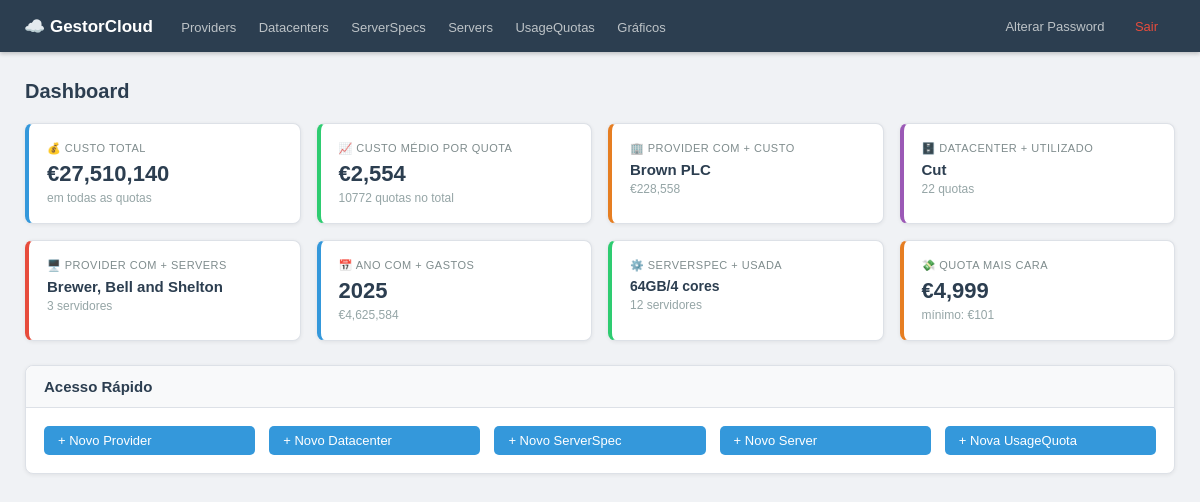
Page / (signed in) on the committed database.
### tables this page shows
CREATE TABLE "Provider" (
	"id"	INTEGER,
	"name"	TEXT,
	"creation_date"	TEXT,
	PRIMARY KEY("id")
);

CREATE TABLE "Datacenter" (
	"id"	INTEGER,
	"title"	TEXT,
	"category"	TEXT,
	PRIMARY KEY("id")
);

### app (1).py (the view)
@app.route('/')
def index():
    if not logged_in():
        return redirect(url_for('login'))
    con = sqlite3.connect(DB_PATH)
    cur = con.cursor()
    cur.execute("SELECT COALESCE(SUM(cost),0), COALESCE(AVG(cost),0), COUNT(*) FROM UsageQuota")
    total_cost, avg_cost, total_quotas = cur.fetchone()
    cur.execute("""SELECT p.name, SUM(u.cost) as t FROM UsageQuota u
                   JOIN Provider p ON u.provider_id=p.id
                   GROUP BY p.id ORDER BY t DESC LIMIT 1""")
    r = cur.fetchone()
    top_provider, top_provider_cost = (r[0], r[1]) if r else ('—', 0)
    cur.execute("""SELECT d.title, COUNT(*) as c FROM UsageQuota u
                   JOIN Datacenter d ON u.datacenter_id=d.id
                   GROUP BY d.id ORDER BY c DESC LIMIT 1""")
    r = cur.fetchone()
    top_dc, top_dc_count = (r[0], r[1]) if r else ('—', 0)
    cur.execute("""SELECT p.name, COUNT(*) as c FROM Server s
                   JOIN Provider p ON s.provider_id=p.id
                   GROUP BY p.id ORDER BY c DESC LIMIT 1""")
    r = cur.fetchone()
    top_server_provider, top_server_count = (r[0], r[1]) if r else ('—', 0)
    cur.execute("""SELECT substr(usage_date,1,4) as y, SUM(cost) as t
                   FROM UsageQuota GROUP BY y ORDER BY t DESC LIMIT 1""")
    r = cur.fetchone()
    top_year, top_year_cost = (r[0], r[1]) if r else ('—', 0)
    cur.execute("""SELECT ss.ram_gb || 'GB/' || ss.cpu_cores || ' cores', COUNT(*) as c
                   FROM Server s JOIN ServerSpec ss ON s.spec_id=ss.id
                   GROUP BY s.spec_id ORDER BY c DESC LIMIT 1""")
    r = cur.fetchone()
    top_spec, top_spec_count = (r[0], r[1]) if r else ('—', 0)
    cur.execute("SELECT COALESCE(MAX(cost),0), COALESCE(MIN(cost),0) FROM UsageQuota")
    max_cost, min_cost = cur.fetchone()
    con.close()
    stats = dict(total_cost=total_cost, avg_cost=avg_cost, total_quotas=total_quotas,
                 top_provider=top_provider, top_provider_cost=top_provider_cost,
                 top_dc=top_dc, top_dc_count=top_dc_count,
                 top_server_provider=top_server_provider, top_server_count=top_server_count,
                 top_year=top_year, top_year_cost=top_year_cost,
                 top_spec=top_spec, top_spec_count=top_spec_count,
                 max_cost=max_cost, min_cost=min_cost)
    return render_template('index.html', stats=stats)

### app (1).py (called while the page is built)
def logged_in():
    return session.get('user') is not None

### templates/index.html (shortened to what this page needs)
{% extends "base.html" %}
{% block content %}
<p class="page-title">Dashboard</p>
<div class="stats-grid">
  <div class="stat-card">
    <div class="stat-label">💰 Custo Total</div>
    <div class="stat-value">€{{ "{:,.0f}".format(stats.total_cost) }}</div>
    <div class="stat-sub">em todas as quotas</div>
  </div>
  <div class="stat-card green">
    <div class="stat-label">📈 Custo Médio por Quota</div>
    <div class="stat-value">€{{ "{:,.0f}".format(stats.avg_cost) }}</div>
    <div class="stat-sub">{{ stats.total_quotas }} quotas no total</div>
  </div>
  <div class="stat-card orange">
    <div class="stat-label">🏢 Provider com + Custo</div>
    <div class="stat-value" style="font-size:15px;">{{ stats.top_provider }}</div>
    <div class="stat-sub">€{{ "{:,.0f}".format(stats.top_provider_cost) }}</div>
  </div>
  <div class="stat-card purple">
    <div class="stat-label">🗄️ Datacenter + Utilizado</div>
    <div class="stat-value" style="font-size:15px;">{{ stats.top_dc }}</div>
    <div class="stat-sub">{{ stats.top_dc_count }} quotas</div>
  </div>
  <div class="stat-card red">
    <div class="stat-label">🖥️ Provider com + Servers</div>
    <div class="stat-value" style="font-size:15px;">{{ stats.top_server_provider }}</div>
    <div class="stat-sub">{{ stats.top_server_count }} servidores</div>
  </div>
  <div class="stat-card">
    <div class="stat-label">📅 Ano com + Gastos</div>
    <div class="stat-value">{{ stats.top_year }}</div>
    <div class="stat-sub">€{{ "{:,.0f}".format(stats.top_year_cost) }}</div>
  </div>
  <div class="stat-card green">
    <div class="stat-label">⚙️ ServerSpec + Usada</div>
    <div class="stat-value" style="font-size:14px;">{{ stats.top_spec }}</div>
    <div class="stat-sub">{{ stats.top_spec_count }} servidores</div>
  </div>
  <div class="stat-card orange">
    <div class="stat-label">💸 Quota Mais Cara</div>
    <div class="stat-value">€{{ "{:,.0f}".format(stats.max_cost) }}</div>
    <div class="stat-sub">mínimo: €{{ "{:,.0f}".format(stats.min_cost) }}</div>
  </div>
</div>
<div class="card">
  <div class="card-header"><h3>Acesso Rápido</h3></div>
  <div class="quick-access">
    <a href="{{ url_for('provider_new') }}" class="btn btn-primary">+ Novo Provider</a>
    <a href="{{ url_for('datacenter_new') }}" class="btn btn-primary">+ Novo Datacenter</a>
    <a href="{{ url_for('serverspec_new') }}" class="btn btn-primary">+ Novo ServerSpec</a>
    <a href="{{ url_for('server_new') }}" class="btn btn-primary">+ Novo Server</a>
    <a href="{{ url_for('usagequota_new') }}" class="btn btn-primary">+ Nova UsageQuota</a>
  </div>
</div>
{% endblock %}

### templates/base.html (shortened to what this page needs)
<!DOCTYPE html>
<html lang="pt">
<head>
  <link rel="stylesheet" href="{{ url_for('static', filename='css/style.css') }}">
</head>
<body>
<div class="navbar">
  <div>
    <a href="{{ url_for('index') }}" class="brand">☁️ GestorCloud</a>
    <a href="{{ url_for('providers') }}">Providers</a>
    <a href="{{ url_for('datacenters') }}">Datacenters</a>
    <a href="{{ url_for('serverspecs') }}">ServerSpecs</a>
    <a href="{{ url_for('servers') }}">Servers</a>
    <a href="{{ url_for('usagequotas') }}">UsageQuotas</a>
    <a href="{{ url_for('charts') }}">Gráficos</a>
  </div>
  <div>
    {% if session.get('user') %}
      <a href="#" onclick="document.getElementById('modal-pw').style.display='flex'" style="color:#bdc3c7;">Alterar Password</a>
      <a href="{{ url_for('logoff') }}" style="color:#e74c3c; margin-left:8px;">Sair</a>
    {% endif %}
  </div>
</div>
<div class="container">
  {% block content %}{% endblock %}
</div>
</body>
</html>

### static/css/style.css (style rules this page uses)
body { font-family: Arial, sans-serif; background-color: #f0f2f5; margin: 0; padding: 0; }
.navbar { background-color: #2c3e50; padding: 0 24px; display: flex; align-items: center; justify-content: space-between; height: 52px; box-shadow: 0 2px 4px rgba(0,0,0,0.2); }
.navbar a { color: #bdc3c7; text-decoration: none; margin-right: 18px; font-size: 13px; padding: 6px 0; border-bottom: 2px solid transparent; }
.navbar .brand { font-size: 17px; font-weight: bold; color: white; margin-right: 24px; text-decoration: none; border: none !important; }
.container { max-width: 1150px; margin: 28px auto; padding: 0 20px; }
.page-title { font-size: 20px; color: #2c3e50; margin-bottom: 20px; font-weight: bold; }
.card { background: white; border-radius: 8px; border: 1px solid #dde1e7; margin-bottom: 20px; box-shadow: 0 1px 4px rgba(0,0,0,0.07); }
.card-header { background-color: #f8f9fa; padding: 12px 18px; border-bottom: 1px solid #dde1e7; display: flex; justify-content: space-between; align-items: center; border-radius: 8px 8px 0 0; }
.card-header h3 { margin: 0; font-size: 15px; color: #2c3e50; }
.stats-grid { display: grid; grid-template-columns: repeat(4, 1fr); gap: 16px; margin-bottom: 24px; }
.stat-card { background: white; border: 1px solid #dde1e7; border-left: 4px solid #3498db; border-radius: 8px; padding: 18px; box-shadow: 0 1px 4px rgba(0,0,0,0.07); }
.stat-card.green { border-left-color: #2ecc71; }
.stat-card.orange { border-left-color: #e67e22; }
.stat-card.red { border-left-color: #e74c3c; }
.stat-card.purple { border-left-color: #9b59b6; }
.stat-card .stat-label { font-size: 11px; color: #7f8c8d; text-transform: uppercase; letter-spacing: 0.5px; margin-bottom: 6px; }
.stat-card .stat-value { font-size: 22px; font-weight: bold; color: #2c3e50; }
.stat-card .stat-sub { font-size: 12px; color: #95a5a6; margin-top: 4px; }
.btn { display: inline-block; padding: 7px 14px; border-radius: 5px; font-size: 13px; cursor: pointer; text-decoration: none; border: none; margin: 2px; font-family: Arial, sans-serif; }
.btn-primary { background-color: #3498db; color: white; }
.quick-access { display: grid; grid-template-columns: repeat(auto-fit, minmax(160px, 1fr)); gap: 10px; padding: 16px; }

### rows in the picture
Provider: top_provider "Brown PLC"
Datacenter: top_dc "Cut"
Provider: top_server_provider "Brewer, Bell and Shelton"

### other values in the picture
{{ "{:,.0f}".format(stats.total_cost) }} "27,510,140"
{{ "{:,.0f}".format(stats.avg_cost) }} "2,554"
{{ stats.total_quotas }} "10772"
{{ "{:,.0f}".format(stats.top_provider_cost) }} "228,558"
{{ stats.top_dc_count }} "22"
{{ stats.top_server_count }} "3"
{{ stats.top_year }} "2025"
{{ "{:,.0f}".format(stats.top_year_cost) }} "4,625,584"
{{ stats.top_spec }} "64GB/4 cores"
{{ stats.top_spec_count }} "12"
{{ "{:,.0f}".format(stats.max_cost) }} "4,999"
{{ "{:,.0f}".format(stats.min_cost) }} "101"
